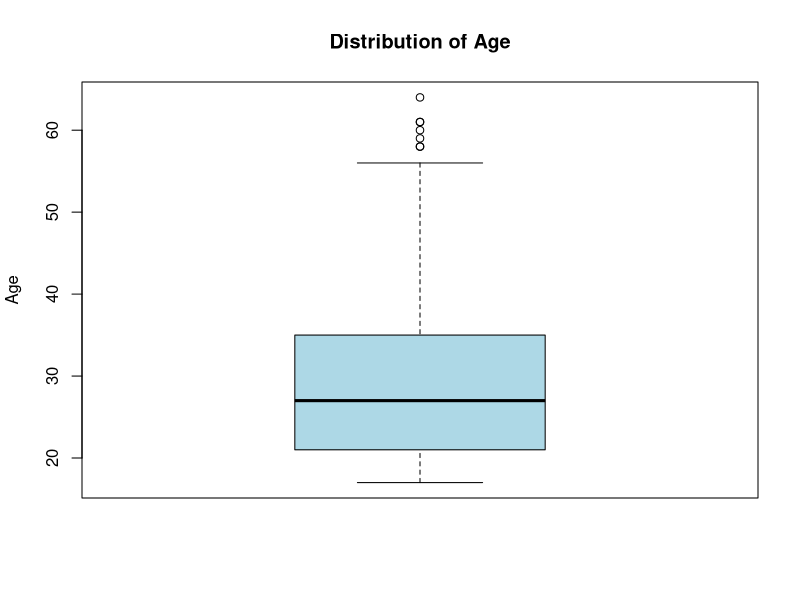
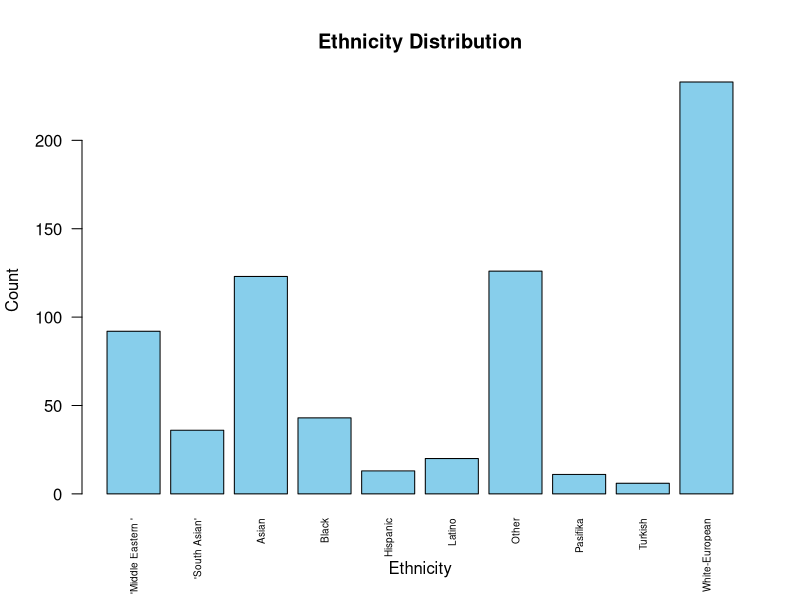
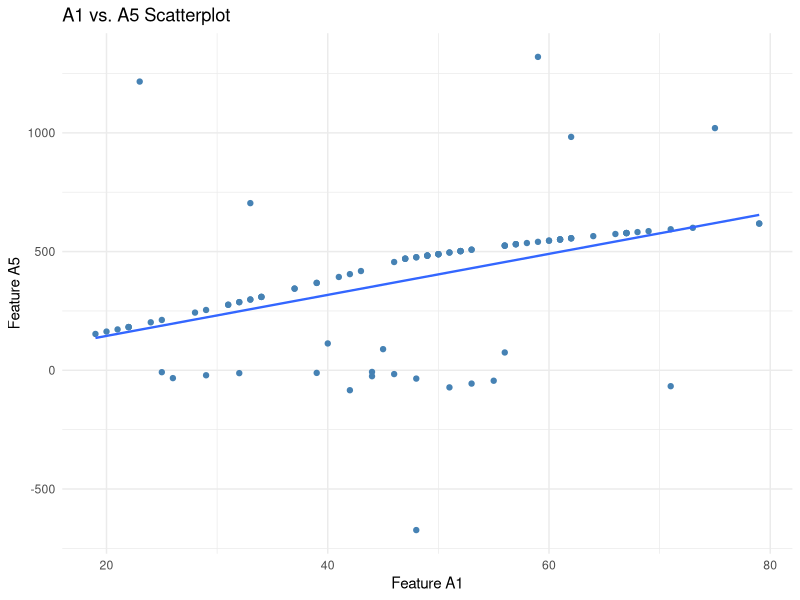

The R source for these figures, in order:
## ---- chunk 1
# Import libraries
library(glue)
library(modeest)
library(dplyr)
library(fastDummies)
library(ggplot2)
## ---- chunk 2
# Read in data
autism_data = read.csv('autism-adult.csv')

# Drop fully NA rows
autism_data <- autism_data[!apply(is.na(autism_data), 1, all), ]

# Remove 383 year old
autism_data = autism_data[autism_data$age != 383, ]

# Convert age to integer
autism_data$age = as.integer(autism_data$age)

# Calculate the mean median and standard deviation for the age feature
mean =  mean(autism_data$age, na.rm = TRUE)
median = median(autism_data$age, na.rm = TRUE)
stdev = sd(autism_data$age, na.rm = TRUE)

# Print answers
glue('Mean: {mean}')
glue('Median: {median}')
glue('Standard Deviation (sample): {stdev}')
## ---- chunk 3
# Calculate Q1, Q2, Q3
quantile_vector = quantile(autism_data$age, probs = c(0.25, 0.5, 0.75), na.rm = TRUE)

# Store individually
Q1 = quantile_vector[1] 
Q2 = quantile_vector[2] 
Q3 = quantile_vector[3]

# Print
glue('Q1: {Q1}, Q2: {Q2}, Q3: {Q3}')
## ---- chunk 4
# Plot Boxplot
boxplot(autism_data$age, 
        main = "Distribution of Age", ylab = "Age",
        col = "lightblue", notch = FALSE, na.rm = TRUE)
## ---- chunk 5
# Find the minimum and maximum age
min_age = min(autism_data$age, na.rm = TRUE) 
max_age = max(autism_data$age, na.rm = TRUE)

# Implement min‐max rescaling to the [0, 1] interval
# Formula: (x − min) / (max − min)
autism_data$age = (autism_data$age - min_age) / (max_age - min_age)

# Print seventh observation
seventh_obs = autism_data$age[7]
print(seventh_obs)

## ---- chunk 6
# Handle NAs
autism_data$country_of_res <- dplyr::na_if(autism_data$country_of_res, '')

# Create a frequency table of unique values
freq_loc <- table(autism_data$country_of_res, useNA = "no")

# Find the most frequent values of a vector
mode_loc <- modeest::mfv(autism_data$country_of_res, na_rm = TRUE)

# Concatenate frequencies and modes
list(frequencies = freq_loc, mode = mode_loc)

## ---- chunk 7
# Identify all categories used in the ethnicity feature
unique(autism_data$ethnicity)

# Turn missing values into NA
autism_data$ethnicity <- dplyr::na_if(autism_data$ethnicity, '')

# Change all other values into one other value
autism_data <- autism_data %>%
  mutate(ethnicity = case_when(
    ethnicity == '?' ~ 'Other',
    ethnicity == 'others' ~ 'Other',
    ethnicity == 'Others' ~ 'Other',
    ethnicity == NA ~ 'Other',
    TRUE ~ ethnicity
  ))

## ---- chunk 8
barplot(table(autism_data$ethnicity),
        main = "Ethnicity Distribution",
        xlab = "Ethnicity",
        ylab = "Count",
        col = "skyblue",
        cex.names = 0.6,
        las = 2)

## ---- chunk 9
# Ensure gender is treated as a categorical factor
autism_data$gender <- as.factor(autism_data$gender)

# One encoding of gender column
d <- fastDummies::dummy_cols(autism_data,
                             select_columns = "gender", 
                             remove_selected_columns = TRUE, 
                             remove_first_dummy = TRUE
                             )

# Show the last 10
coded_gender_last10 = tail(d[ , grep("^gender_", names(d)) ], 10)
coded_gender_last10
## ---- chunk 10
# Convert blank strings to NA
autism_data <- mutate(autism_data, across(where(is.character), ~ dplyr::na_if(.x, '')))

# Identify column classes of the data
col_classes <- sapply(autism_data, class)

# Link classes and names
col_classes_df = data.frame(Column = names(autism_data), Class = col_classes)

print(col_classes_df)
## ---- chunk 11
head(autism_data, n = 4)
## ---- chunk 12
# Read in data
corr_data = read.csv('correlation.csv')

# Drop NAs in both columns
corr_clean <- tidyr::drop_na(corr_data, A1, A5)

# Make all values numeric
corr_clean$A1 <- suppressWarnings(as.numeric(corr_clean$A1))
corr_clean$A5 <- suppressWarnings(as.numeric(corr_clean$A5))

# Create scatterplot
ggplot(corr_clean, aes(x = A1, y = A5)) +
  geom_point(color = "steelblue") +
  geom_smooth(method = "lm", se = FALSE, linewidth = 0.8) + labs(title = "A1 vs. A5 Scatterplot",
                                                                 x = "Feature A1",
                                                                 y = "Feature A5") + theme_minimal()

## ---- chunk 13
# Create a vector of column names
cols = paste0("A", 1:5)

# Ensure all columns are numeric
for (v in cols) corr_data[[v]] <- suppressWarnings(as.numeric(corr_data[[v]]))

# Compute the Pearson correlation matrix
cor_mat <- cor(corr_data[cols], use = "pairwise.complete.obs", method = "pearson")

# Print correlation matrix
cor_mat
## ---- chunk 14
# Switch diagonal to NA
diag(cor_mat) <- NA

# Find the max correlation value
max_val = max(cor_mat, na.rm = TRUE)

# Find the position of that max value
which(cor_mat == max_val, arr.ind = TRUE)
## ---- chunk 15
corr_data[cols] <- as.data.frame(scale(corr_data[cols], center = TRUE, scale = TRUE))
## ---- chunk 16
# Create a vector of column names
cols = paste0("A", 1:5)

# Ensure all columns are numeric
for (v in cols) corr_data[[v]] <- suppressWarnings(as.numeric(corr_data[[v]]))

# Compute the Pearson correlation matrix
cor_mat <- cor(corr_data[cols], use = "pairwise.complete.obs", method = "pearson")

# Print correlation matrix
cor_mat
